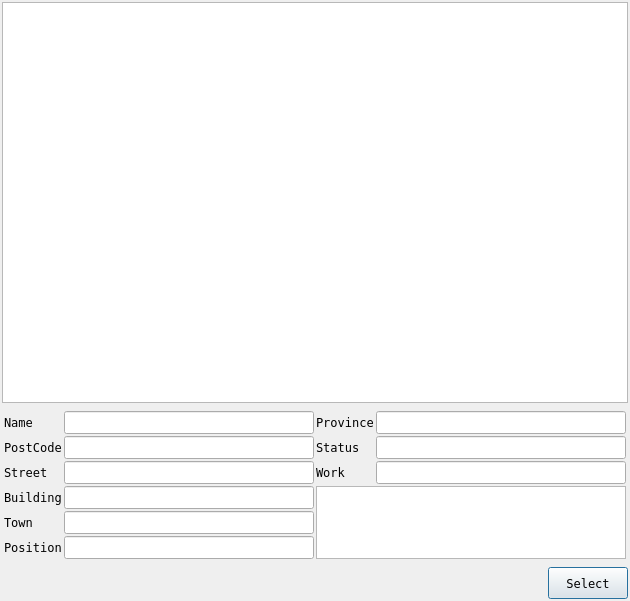
<?xml version="1.0" encoding="UTF-8"?>
<ui version="4.0">
 <class>QiwiGuiMachineView</class>
 <widget class="QDialog" name="QiwiGuiMachineView">
  <property name="windowModality">
   <enum>Qt::WindowModal</enum>
  </property>
  <property name="geometry">
   <rect>
    <x>0</x>
    <y>0</y>
    <width>630</width>
    <height>601</height>
   </rect>
  </property>
  <property name="font">
   <font>
    <family>DejaVu Sans Mono</family>
   </font>
  </property>
  <property name="windowTitle">
   <string>Machines</string>
  </property>
  <property name="modal">
   <bool>true</bool>
  </property>
  <layout class="QVBoxLayout" name="verticalLayout">
   <property name="margin">
    <number>2</number>
   </property>
   <item>
    <widget class="QTableView" name="tvMachines">
     <property name="selectionMode">
      <enum>QAbstractItemView::SingleSelection</enum>
     </property>
     <property name="selectionBehavior">
      <enum>QAbstractItemView::SelectRows</enum>
     </property>
     <property name="gridStyle">
      <enum>Qt::DashLine</enum>
     </property>
    </widget>
   </item>
   <item>
    <widget class="QWidget" name="widget" native="true">
     <layout class="QGridLayout" name="gridLayout">
      <property name="margin">
       <number>2</number>
      </property>
      <property name="spacing">
       <number>2</number>
      </property>
      <item row="0" column="0">
       <widget class="QLabel" name="lblName">
        <property name="text">
         <string>Name</string>
        </property>
       </widget>
      </item>
      <item row="0" column="1">
       <widget class="QLineEdit" name="leName">
        <property name="alignment">
         <set>Qt::AlignCenter</set>
        </property>
       </widget>
      </item>
      <item row="0" column="2">
       <widget class="QLabel" name="lblProvince">
        <property name="text">
         <string>Province</string>
        </property>
       </widget>
      </item>
      <item row="0" column="3">
       <widget class="QLineEdit" name="leProvince">
        <property name="alignment">
         <set>Qt::AlignCenter</set>
        </property>
       </widget>
      </item>
      <item row="1" column="0">
       <widget class="QLabel" name="lblPostCode">
        <property name="text">
         <string>PostCode</string>
        </property>
       </widget>
      </item>
      <item row="1" column="1">
       <widget class="QLineEdit" name="lePostCode">
        <property name="alignment">
         <set>Qt::AlignCenter</set>
        </property>
       </widget>
      </item>
      <item row="1" column="2">
       <widget class="QLabel" name="lblStatus">
        <property name="text">
         <string>Status</string>
        </property>
       </widget>
      </item>
      <item row="1" column="3">
       <widget class="QLineEdit" name="leStatus">
        <property name="alignment">
         <set>Qt::AlignCenter</set>
        </property>
       </widget>
      </item>
      <item row="2" column="0">
       <widget class="QLabel" name="lblStreet">
        <property name="text">
         <string>Street</string>
        </property>
       </widget>
      </item>
      <item row="2" column="1">
       <widget class="QLineEdit" name="leStreet">
        <property name="alignment">
         <set>Qt::AlignCenter</set>
        </property>
       </widget>
      </item>
      <item row="2" column="2">
       <widget class="QLabel" name="lblWork">
        <property name="text">
         <string>Work</string>
        </property>
       </widget>
      </item>
      <item row="2" column="3">
       <widget class="QLineEdit" name="leWork">
        <property name="alignment">
         <set>Qt::AlignCenter</set>
        </property>
       </widget>
      </item>
      <item row="3" column="0">
       <widget class="QLabel" name="lblBuilding">
        <property name="text">
         <string>Building</string>
        </property>
       </widget>
      </item>
      <item row="3" column="1">
       <widget class="QLineEdit" name="leBuilding">
        <property name="alignment">
         <set>Qt::AlignCenter</set>
        </property>
       </widget>
      </item>
      <item row="3" column="2" rowspan="3" colspan="2">
       <widget class="QTextEdit" name="teLocationDesc"/>
      </item>
      <item row="4" column="0">
       <widget class="QLabel" name="lblTown">
        <property name="text">
         <string>Town</string>
        </property>
       </widget>
      </item>
      <item row="4" column="1">
       <widget class="QLineEdit" name="leTown">
        <property name="alignment">
         <set>Qt::AlignCenter</set>
        </property>
       </widget>
      </item>
      <item row="5" column="0">
       <widget class="QLabel" name="lblPosition">
        <property name="text">
         <string>Position</string>
        </property>
       </widget>
      </item>
      <item row="5" column="1">
       <widget class="QLineEdit" name="lePosition">
        <property name="alignment">
         <set>Qt::AlignCenter</set>
        </property>
       </widget>
      </item>
     </layout>
    </widget>
   </item>
   <item>
    <layout class="QHBoxLayout" name="horizontalLayout">
     <property name="spacing">
      <number>2</number>
     </property>
     <item>
      <spacer name="horizontalSpacer">
       <property name="orientation">
        <enum>Qt::Horizontal</enum>
       </property>
       <property name="sizeHint" stdset="0">
        <size>
         <width>40</width>
         <height>20</height>
        </size>
       </property>
      </spacer>
     </item>
     <item>
      <widget class="QPushButton" name="pbSelect">
       <property name="minimumSize">
        <size>
         <width>0</width>
         <height>32</height>
        </size>
       </property>
       <property name="maximumSize">
        <size>
         <width>16777215</width>
         <height>32</height>
        </size>
       </property>
       <property name="text">
        <string>Select</string>
       </property>
       <property name="icon">
        <iconset resource="resource.qrc">
         <normaloff>:/internal/images/16x16/book_go.png</normaloff>:/internal/images/16x16/book_go.png</iconset>
       </property>
       <property name="iconSize">
        <size>
         <width>16</width>
         <height>16</height>
        </size>
       </property>
      </widget>
     </item>
    </layout>
   </item>
  </layout>
 </widget>
 <resources>
  <include location="resource.qrc"/>
 </resources>
 <connections/>
</ui>
